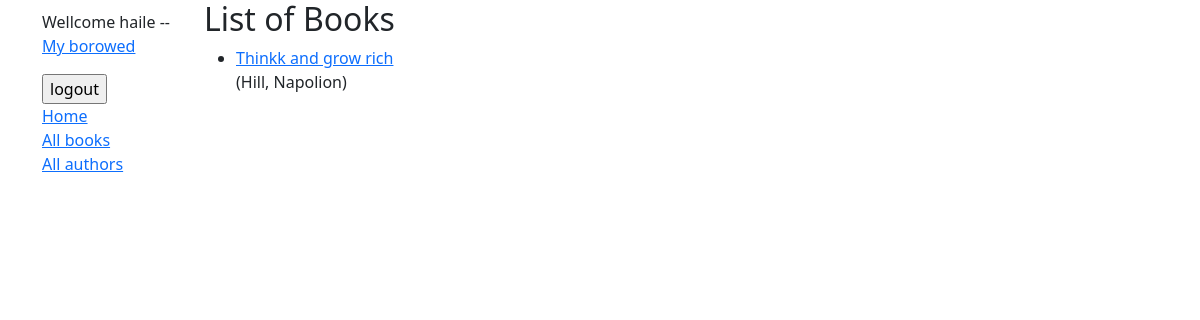
The app's page /catalogue/books (signed in), older data.
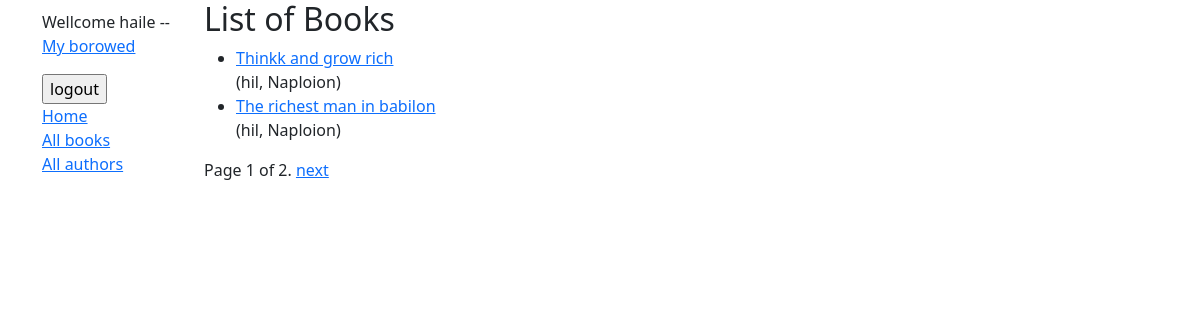
The same page, newer data.
### catalogues/models.py (models this page shows, shortened)
class Book(models.Model):
    title = models.CharField(max_length=200)
    languege = models.ForeignKey(Languege, on_delete=models.CASCADE)
    author = models.ForeignKey('Author', on_delete=models.RESTRICT, null=True)
    summary = models.TextField(
        max_length=1000, help_text="Enter a brief description of the book")
    isbn = models.CharField('ISBN', max_length=13,
                            unique=True,
                            help_text='13 Character <a href="https://www.isbn-international.org/content/what-isbn'
                                      '">ISBN number</a>')
    genre = models.ManyToManyField(
        Genre, help_text="Select a genre for this book")
    def get_absolute_url(self):
        return reverse('book-detail', args=[str(self.id)])
    def display_genre(self):
        """Create a string for the Genre. This is required to display genre in Admin."""
        return ', '.join(genre.name for genre in self.genre.all()[:3])
    display_genre.short_description = 'Genre'

class Author(models.Model):
    first_name = models.CharField(max_length=100)
    last_name = models.CharField(max_length=100)
    date_of_birth = models.DateField(null=True, blank=True)
    date_of_death = models.DateField('Died', null=True, blank=True)
    class Meta:
        ordering = ['last_name', 'first_name']
    def __str__(self):
        return f'{self.last_name}, {self.first_name}'

### catalogues/views.py (the view)
# urls.py: path('books', BookList.as_view(), name = 'books'),
class BookList(LoginRequiredMixin, generic.ListView):
    model =  Book
    context_object_name =  'book_list'
    paginate_by = 2
    template_name = 'catalogue/book_list.html'

### templates/catalogues/book_list.html (shortened to what this page needs)
{% extends 'catalogues/base.html' %}
{% block content %}
{% if book_list %}
    <h2>
    </h2>
    <ul>
        {% for book in book_list %}
        <li>
        <a href="{{ book.get_absolute_url }}">{{ book.title }}</a>
        </li>
        ({{ book.author }})
        {% endfor %}
    </ul>
{% else %}
<p> There is no book in the library </p>
{% endif %}
{% endblock %}

### templates/catalogues/base.html (shortened to what this page needs)
<!DOCTYPE html>
<html lang="en">
<head>
    <link href="https://cdn.jsdelivr.net/npm/bootstrap@5.3.3/dist/css/bootstrap.min.css" rel="stylesheet">
    {% load static %}
    <link rel="stylesheet" href="{% static 'css/styles.css' %}" />
</head>
<body>
    <div class="container-fluide">
        <div class="row">
            <div class="col-sm-2">
                {% block sidebar %}
                <ul class="sidebar-nav">
                    {% if user.is_authenticated %}
                    <li>
                      Wellcome   {{ user.username }} -- {{ user.email }}
                      <p><a href="{%url 'my-borrowed'%}">My borowed </a></p>
                      <form method="post" action="{% url 'logout' %}">
                        <input type="submit" value="logout">
                        </form>
                    </li>
                    {% else %}
                    <a href="{% url 'login' %}?next{{request.path}}"> Login</a>
                    {% endif %}
                    <li><a href="{% url 'home' %}">Home</a></li>
                    <li><a href="{% url 'books' %}">All books</a></li>
                    <li><a href="">All authors</a></li>
                </ul>
                {% endblock%}
            </div>
            <div class="col-sm-10">
                {% block content %}
                {% endblock %}
                {% block pagination %}
    {% if is_paginated %}
        <div class="pagination">
            <span class="page-links">
                <span class="page-current">
                    Page {{ page_obj.number }} of {{ page_obj.paginator.num_pages }}.
                </span>
                {% if page_obj.has_next %}
                    <a href="{{ request.path }}?page={{ page_obj.next_page_number }}">next</a>
                {% endif %}
            </span>
        </div>
    {% endif %}
  {% endblock %}
            </div>s
        </div>
    </div>
</body>
</html>

### static/css/styles.css (style rules this page uses)
.sidebar-nav { margin-top: 50px; list-style: none; margin: 10px; }

Row changes from the older to the newer data that the page shows:
changed Book "Thinkk and grow rich": author "Hill, Napolion" → "hil, Naploion"
added Book: title "The richest man in babilon", author "hil, Naploion"
Text that changed along with them:
{{ page_obj.number }}: (not shown) → "1"
{{ page_obj.paginator.num_pages }}: (not shown) → "2"
text now shown: "Page of . next"
